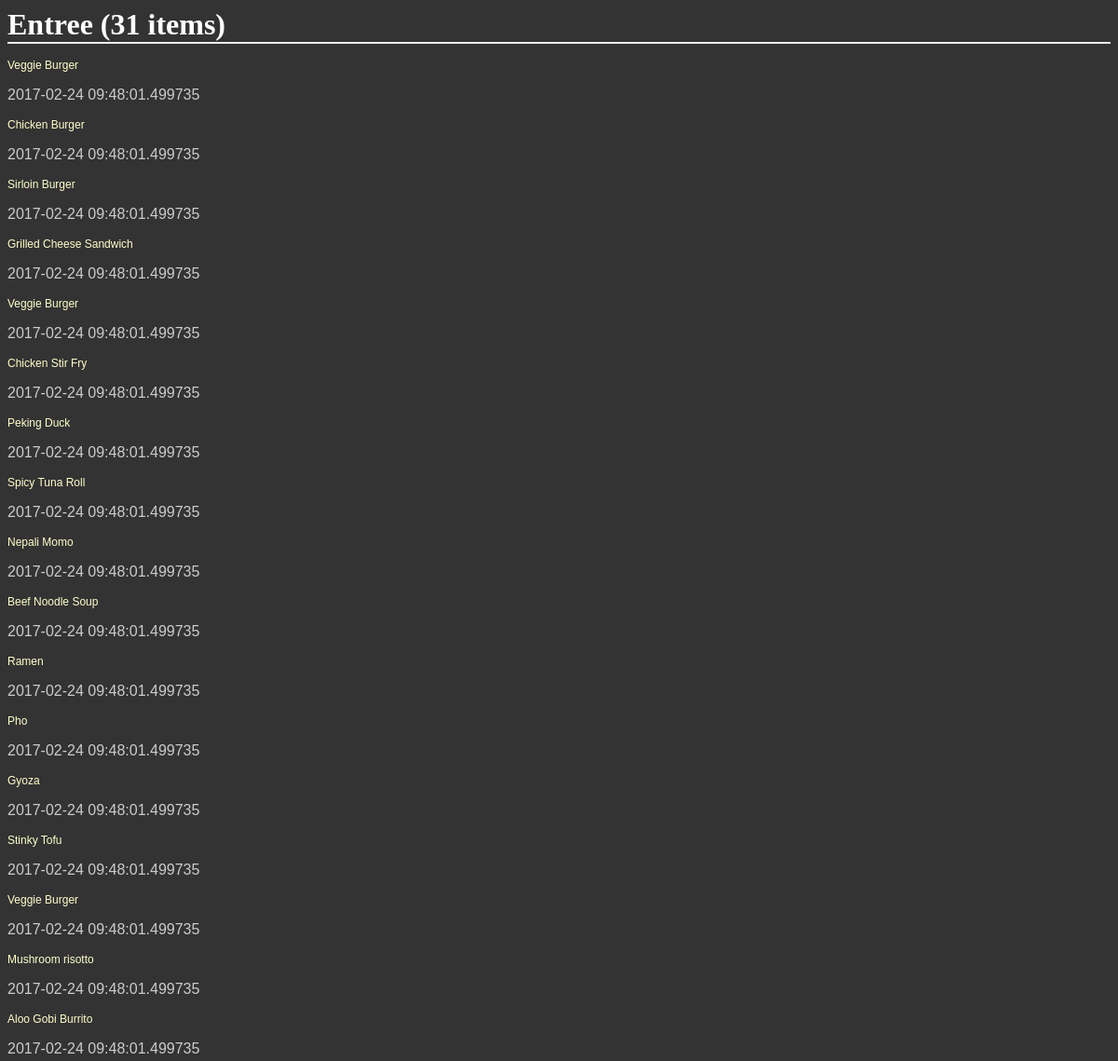
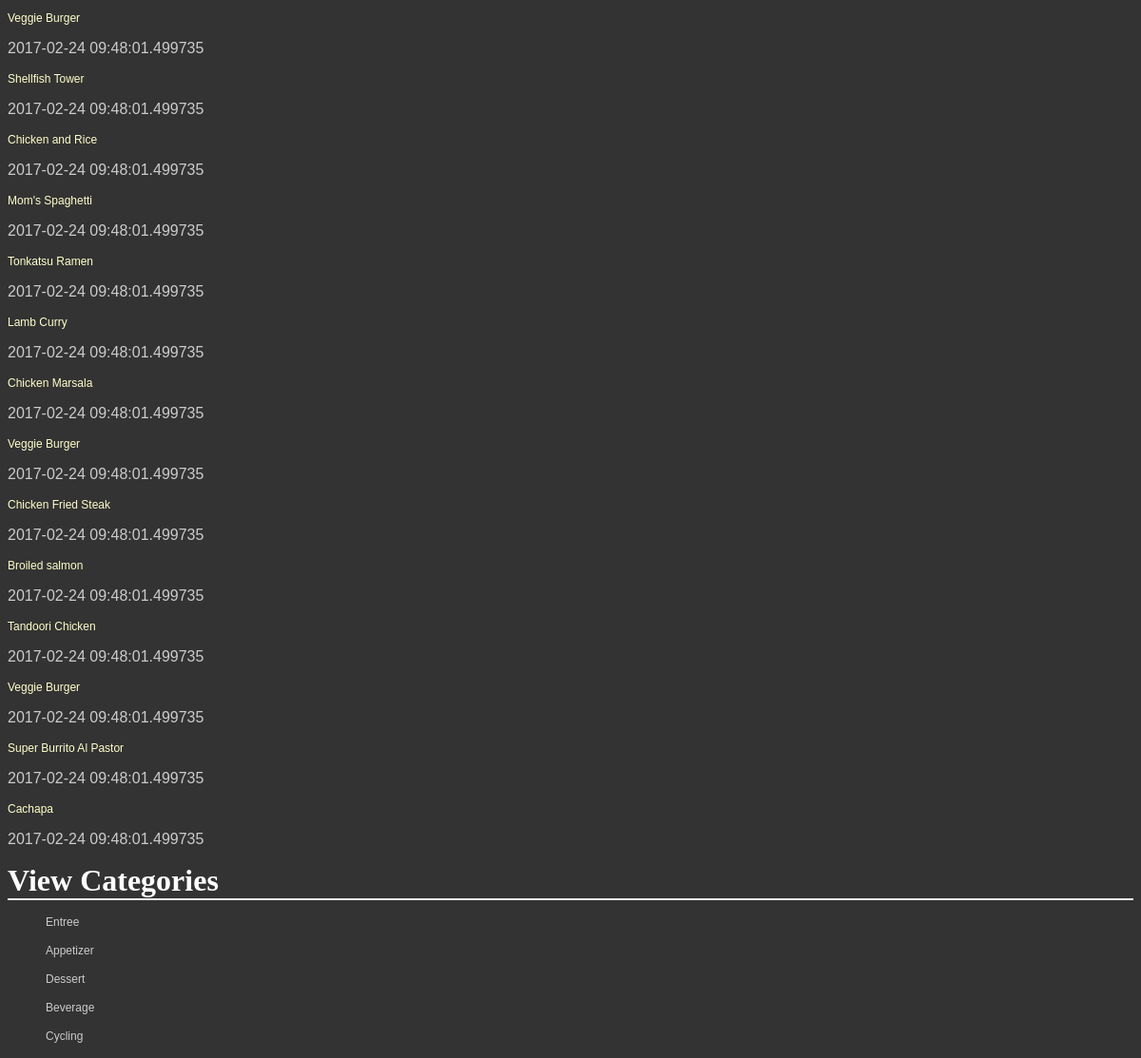
The page /catalog/Entree on the database its author committed (2 pictures, top to bottom).
### database_setup.py (models this page shows, shortened)
class CatalogItem(Base):
    __tablename__ = 'catalog_item'
    id = Column(Integer, primary_key = True)
    name = Column(String(250), nullable = False)
    price = Column(String(8))
    category = Column(String(250))
    description = Column(String(250))
    dt_added = Column(DateTime, nullable = False, default = datetime.datetime.now())
    dt_modded = Column(DateTime, nullable = False, default = datetime.datetime.now(), onupdate = datetime.datetime.now())
    user_id = Column(Integer, ForeignKey('user.id'))
    user = relationship(User)

### final_project.py (the view)
@app.route('/catalog/<string:category>/items', methods = ['GET'])
@app.route('/catalog/<string:category>', methods = ['GET'])
def viewCategory(category):
    items = session.query(CatalogItem).filter_by(category = category).all()
    categories = session.query(CatalogItem.category).distinct(CatalogItem.category).all()
    cat_name = list(k[0] for k in categories)
    return render_template('categorylist.html', items = items, category = category, categories = cat_name)

### templates/categorylist.html
{% extends 'base.html' %}
{% block content %}
<h1>{{ '%s (%s items)' % (category, items|length) }}</h1>
{% for i in items %}
<div>
  <p><a href="{{url_for('viewCatalogItem', category = category, item_id = i.id)}}">{{i.name}}</a></p>
  <p>{{i.dt_modded}}</p>
</div>
{% endfor %}
<h1>View Categories</h1>
<div>
  {% for cat in categories %}
  <ul>
    <a href="{{url_for('viewCategory', category = cat)}}"><p>{{cat}}</p></a>
  </ul>
  {% endfor %}
</div>
{% endblock %}

### templates/base.html (shortened to what this page needs)
<html>
<head>
  <link rel=stylesheet type=text/css href="{{ url_for('static', filename='styles.css') }}">
</head>
<body>
  {% block content %}
  {% endblock %}
</body>
</html>

### static/styles.css (style rules this page uses)
body { font-family: sans-serif; background-image: url('img3.jpg'); background-color: #333333 }
h1, h2, h3, h4 { color: #FFFFFF; }
h1, h2 { font-family: 'Georgia', serif; margin: 0; }
h1 { border-bottom: 2px solid #eee; }
p, dd, dt { color: #CCCCCC; }
a { text-decoration: none; color:#FFFFCC; font-size: .75em; }

### rows shown on the page
CatalogItem: name "Veggie Burger", dt_modded "2017-02-24 09:48:01.499735"
CatalogItem: name "Chicken Burger", dt_modded "2017-02-24 09:48:01.499735"
CatalogItem: name "Sirloin Burger", dt_modded "2017-02-24 09:48:01.499735"
CatalogItem: name "Grilled Cheese Sandwich", dt_modded "2017-02-24 09:48:01.499735"
CatalogItem: name "Veggie Burger", dt_modded "2017-02-24 09:48:01.499735"
CatalogItem: name "Chicken Stir Fry", dt_modded "2017-02-24 09:48:01.499735"
CatalogItem: name "Peking Duck", dt_modded "2017-02-24 09:48:01.499735"
CatalogItem: name "Spicy Tuna Roll", dt_modded "2017-02-24 09:48:01.499735"
CatalogItem: name "Nepali Momo", dt_modded "2017-02-24 09:48:01.499735"
CatalogItem: name "Beef Noodle Soup", dt_modded "2017-02-24 09:48:01.499735"
CatalogItem: name "Ramen", dt_modded "2017-02-24 09:48:01.499735"
CatalogItem: name "Pho", dt_modded "2017-02-24 09:48:01.499735"
CatalogItem: name "Gyoza", dt_modded "2017-02-24 09:48:01.499735"
CatalogItem: name "Stinky Tofu", dt_modded "2017-02-24 09:48:01.499735"
CatalogItem: name "Veggie Burger", dt_modded "2017-02-24 09:48:01.499735"
CatalogItem: name "Mushroom risotto", dt_modded "2017-02-24 09:48:01.499735"
CatalogItem: name "Aloo Gobi Burrito", dt_modded "2017-02-24 09:48:01.499735"
CatalogItem: name "Veggie Burger", dt_modded "2017-02-24 09:48:01.499735"
CatalogItem: name "Shellfish Tower", dt_modded "2017-02-24 09:48:01.499735"
CatalogItem: name "Chicken and Rice", dt_modded "2017-02-24 09:48:01.499735"
CatalogItem: name "Mom's Spaghetti", dt_modded "2017-02-24 09:48:01.499735"
CatalogItem: name "Tonkatsu Ramen", dt_modded "2017-02-24 09:48:01.499735"
CatalogItem: name "Lamb Curry", dt_modded "2017-02-24 09:48:01.499735"
CatalogItem: name "Chicken Marsala", dt_modded "2017-02-24 09:48:01.499735"
CatalogItem: name "Veggie Burger", dt_modded "2017-02-24 09:48:01.499735"
CatalogItem: name "Chicken Fried Steak", dt_modded "2017-02-24 09:48:01.499735"
CatalogItem: name "Broiled salmon", dt_modded "2017-02-24 09:48:01.499735"
CatalogItem: name "Tandoori Chicken", dt_modded "2017-02-24 09:48:01.499735"
CatalogItem: name "Veggie Burger", dt_modded "2017-02-24 09:48:01.499735"
CatalogItem: name "Super Burrito Al Pastor", dt_modded "2017-02-24 09:48:01.499735"
CatalogItem: name "Cachapa", dt_modded "2017-02-24 09:48:01.499735"

### other values the page prints
{{ '%s (%s items)' % (category, items|length) }} "Entree (31 items)"
{{ cat }} "Entree" "Appetizer" "Dessert" "Beverage" "Cycling"
